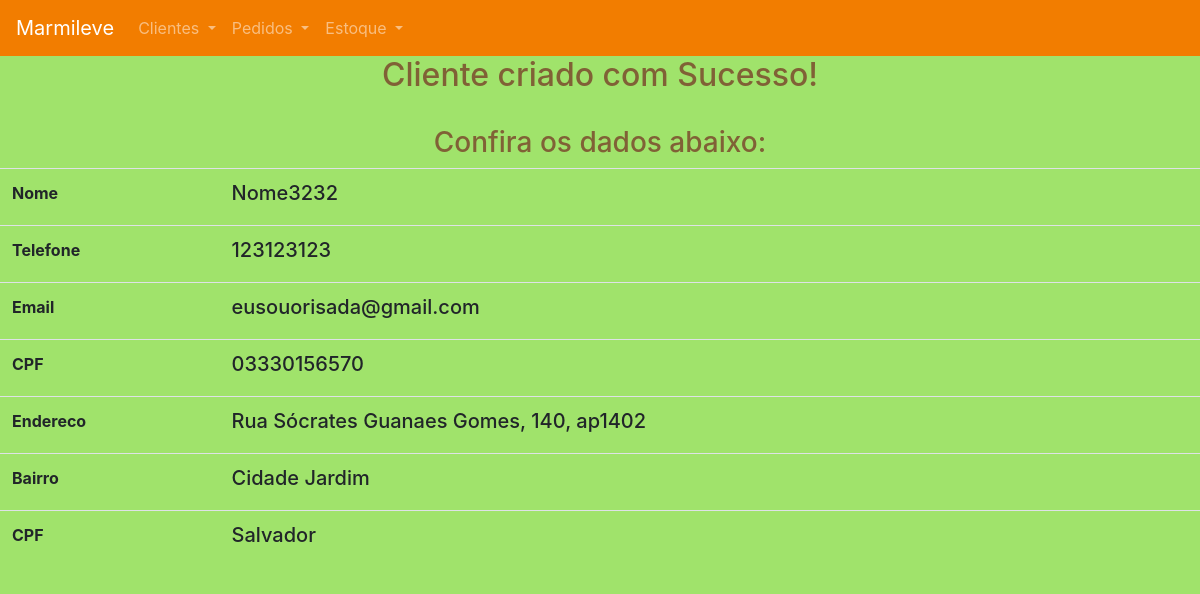
Page /cliente/cliente_create/16/endereco_create/cliente_success/ on the committed database.
### sitemarmileve/models.py (models this page shows, shortened)
class Cliente(models.Model):
    nome = models.CharField(max_length=200, unique=True)
    email = models.EmailField()
    telefone = models.CharField(max_length=11)
    cpf = models.CharField(max_length=200)

class Endereco(models.Model):
    cliente = models.ForeignKey(Cliente, on_delete=models.CASCADE)
    endereco =models.CharField(max_length=200)
    numero = models.SmallIntegerField()
    complemento = models.CharField(max_length=200)
    bairro = models.CharField(max_length=200)
    cidade = models.CharField(max_length=200)
    endereco_ativo = models.BooleanField()

### sitemarmileve/views.py (the view)
# urls.py: path('cliente/cliente_create/<int:id>/endereco_create/cliente_success/', cliente_success),
def cliente_success(request, id):
    obj_cliente = get_object_or_404(Cliente, pk=id)
    obj_endereco = Endereco.objects.filter(cliente_id=id).order_by('-id')[0]
    template_name = 'sitemarmileve/cliente_success.html'
    return render(request, template_name, {'obj_cliente': obj_cliente, 'obj_endereco': obj_endereco})

### sitemarmileve/templates/sitemarmileve/cliente_success.html
{% extends 'sitemarmileve/base.html' %}
{% block content %}
<body style="background-color: #a0e36b">
<div class="container-fluid">
    <h2 class="text-center" style="color:#806136">Cliente criado com Sucesso!</h2>
</div>
<br>
<div class="container-fluid">
    <h3 class="text-center" style="color:#806136">Confira os dados abaixo:</h3>
</div>
<table class="table">
    <tbody>
        <tr>
          <th>Nome</th>
            <td><h5>{{ obj_cliente.nome }}</h5></td>
        </tr>
        <tr>
          <th>Telefone</th>
            <td><h5>{{ obj_cliente.telefone }}</h5></td>
        </tr>
        <tr>
          <th>Email</th>
            <td><h5>{{ obj_cliente.email }}</h5></td>
        </tr>
        <tr>
          <th>CPF</th>
            <td><h5>{{ obj_cliente.cpf }}</h5></td>
        </tr>
        <tr>
          <th>Endereco</th>
            <td><h5>{{ obj_endereco.endereco }}, {{ obj_endereco.numero }}, {{ obj_endereco.complemento}}</h5></td>
        </tr>
        <tr>
          <th>Bairro</th>
            <td><h5>{{ obj_endereco.bairro }}</h5></td>
        </tr>
        <tr>
          <th>CPF</th>
            <td><h5>{{ obj_endereco.cidade }}</h5></td>
        </tr>
    </tbody>
</table>
</body>
{% endblock %}

### sitemarmileve/static/css/estilo.css (style rules this page uses)
html, body { height: 100%; }

### rows in the picture
Cliente: nome "Nome3232", telefone "123123123", email "eusouorisada@gmail.com", cpf "03330156570"
Endereco: endereco "Rua Sócrates Guanaes Gomes", numero "140", complemento "ap1402", bairro "Cidade Jardim", cidade "Salvador"
